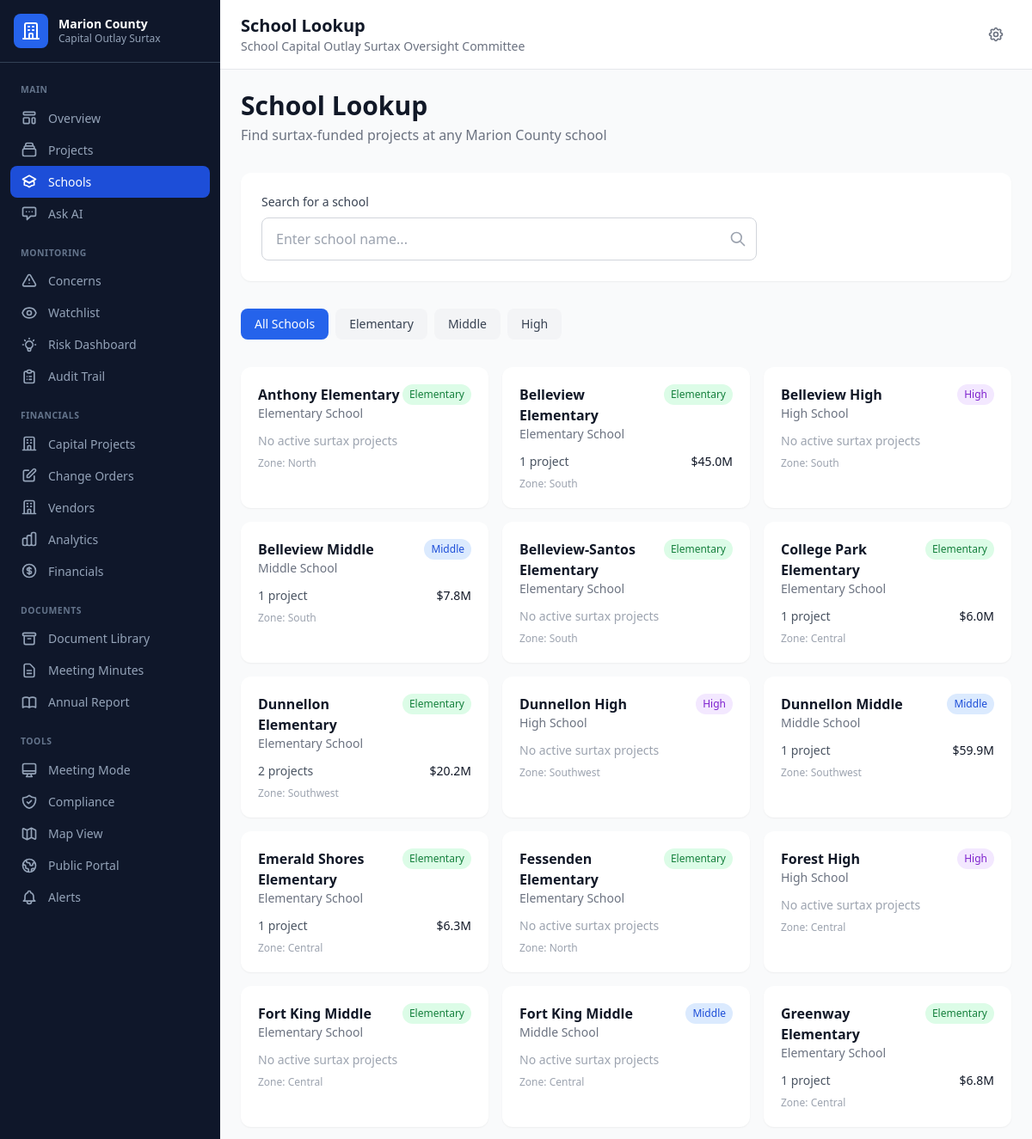
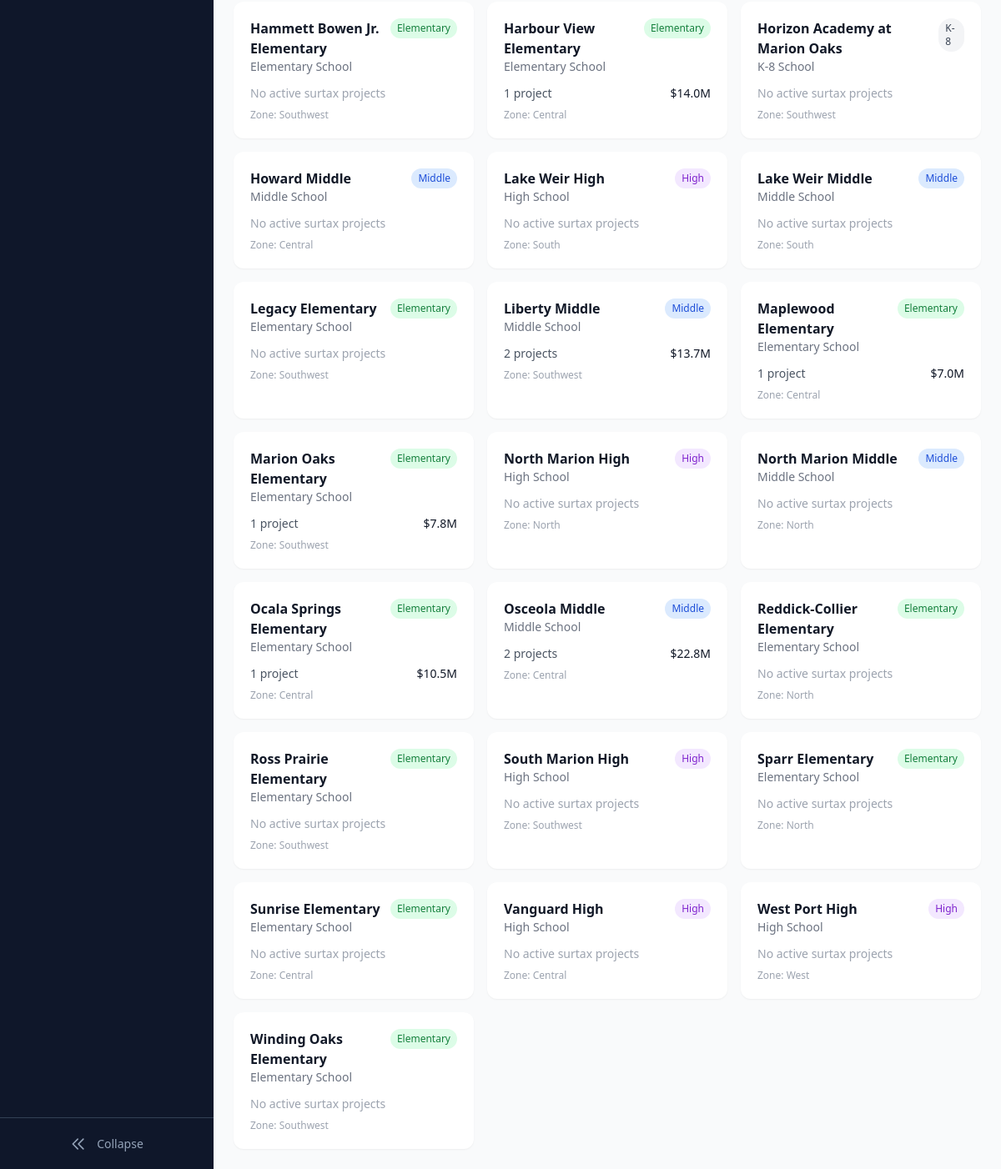
Page /schools on the committed database (2 pictures, top to bottom).
### tables this page shows
CREATE TABLE schools (
            school_id TEXT PRIMARY KEY,
            school_name TEXT NOT NULL,
            school_type TEXT,  -- Elementary, Middle, High, K-8, Alternative, etc.
            address TEXT,
            city TEXT DEFAULT 'Ocala',
            zip_code TEXT,
            zone TEXT,  -- Geographic zone within the county

            -- Facility info
            year_built INTEGER,
            building_age INTEGER,  -- Calculated or entered
            square_footage INTEGER,
            student_capacity INTEGER,
            current_enrollment INTEGER,
            portable_count INTEGER DEFAULT 0,

            -- Condition assessment
            facility_condition TEXT,  -- Good, Fair, Poor, Critical
            last_major_renovation_year INTEGER,
            deferred_maintenance_amount REAL DEFAULT 0,

            -- Surtax project summary (calculated)
            total_surtax_projects INTEGER DEFAULT 0,
            total_surtax_budget REAL DEFAULT 0,
            total_surtax_spent REAL DEFAULT 0,

            -- Metadata
            latitude REAL,
            longitude REAL,
            principal_name TEXT,
            phone TEXT,
            website TEXT,

            created_at TEXT DEFAULT CURRENT_TIMESTAMP,
            updated_at TEXT DEFAULT CURRENT_TIMESTAMP,
            is_deleted INTEGER DEFAULT 0
        );

### app.py (the view)
@app.route('/schools')
def schools():
    school_list = get_schools()
    return render_template('surtax/schools.html',
                          schools=school_list,
                          title='School Lookup')

### app.py (called while the page is built)
def get_db():
    conn = sqlite3.connect(str(DB_PATH))
    conn.row_factory = sqlite3.Row
    return conn

@app.template_filter('currency')
def currency_filter(value):
    if value is None:
        return '$0'
    if abs(value) >= 1_000_000:
        return f'${value/1_000_000:,.1f}M'
    elif abs(value) >= 1_000:
        return f'${value/1_000:,.0f}K'
    return f'${value:,.0f}'

def get_schools():
    conn = get_db()
    cursor = conn.cursor()
    cursor.execute('''
        SELECT s.*,
            (SELECT COUNT(*) FROM contracts c
             WHERE c.school_id = s.school_id
             AND c.is_deleted = 0
             AND c.surtax_category IS NOT NULL) as project_count,
            (SELECT COALESCE(SUM(current_amount), 0) FROM contracts c
             WHERE c.school_id = s.school_id
             AND c.is_deleted = 0
             AND c.surtax_category IS NOT NULL) as total_budget
        FROM schools s
        WHERE s.is_deleted = 0
        ORDER BY s.school_name
    ''')
    schools = [dict(row) for row in cursor.fetchall()]
    conn.close()
    return schools

### templates/surtax/schools.html (shortened to what this page needs)
{% extends "surtax/base.html" %}
{% block content %}
<div class="mb-8">
    <h1 class="text-3xl font-bold text-gray-900">School Lookup</h1>
    <p class="text-gray-500 mt-1">Find surtax-funded projects at any Marion County school</p>
</div>
<div class="bg-white rounded-xl shadow-sm p-6 mb-8">
    <div class="max-w-xl">
        <label class="block text-sm font-medium text-gray-700 mb-2">Search for a school</label>
        <div class="relative">
            <input type="text" id="schoolSearch" placeholder="Enter school name..."
                   class="w-full px-4 py-3 border border-gray-300 rounded-lg focus:ring-2 focus:ring-blue-500 focus:border-blue-500"
                   onkeyup="filterSchools()">
            <svg class="w-5 h-5 text-gray-400 absolute right-3 top-1/2 transform -translate-y-1/2" fill="none" stroke="currentColor" viewBox="0 0 24 24">
                <path stroke-linecap="round" stroke-linejoin="round" stroke-width="2" d="M21 21l-6-6m2-5a7 7 0 11-14 0 7 7 0 0114 0z"></path>
            </svg>
        </div>
    </div>
</div>
<div class="flex gap-2 mb-6 overflow-x-auto pb-2">
    <button onclick="filterByType('all')" class="filter-btn active px-4 py-2 rounded-lg text-sm font-medium bg-blue-600 text-white">
        All Schools
    </button>
    <button onclick="filterByType('Elementary')" class="filter-btn px-4 py-2 rounded-lg text-sm font-medium bg-gray-100 text-gray-700 hover:bg-gray-200">
        Elementary
    </button>
    <button onclick="filterByType('Middle')" class="filter-btn px-4 py-2 rounded-lg text-sm font-medium bg-gray-100 text-gray-700 hover:bg-gray-200">
        Middle
    </button>
    <button onclick="filterByType('High')" class="filter-btn px-4 py-2 rounded-lg text-sm font-medium bg-gray-100 text-gray-700 hover:bg-gray-200">
        High
    </button>
</div>
<div id="schoolsGrid" class="grid grid-cols-1 md:grid-cols-2 lg:grid-cols-3 gap-4">
    {% for school in schools %}
    <a href="{{ url_for('school_detail', school_id=school.school_id) }}"
       class="school-card bg-white rounded-xl shadow-sm p-5 hover:shadow-md transition-shadow card-hover"
       data-name="{{ school.school_name|lower }}"
       data-type="{{ school.school_type }}">
        <div class="flex items-start justify-between mb-3">
            <div>
                <h3 class="font-semibold text-gray-900">{{ school.school_name }}</h3>
                <p class="text-sm text-gray-500">{{ school.school_type }} School</p>
            </div>
            <span class="px-2 py-1 text-xs font-medium rounded-full
                {% if school.school_type == 'Elementary' %}bg-green-100 text-green-700
                {% elif school.school_type == 'Middle' %}bg-blue-100 text-blue-700
                {% elif school.school_type == 'High' %}bg-purple-100 text-purple-700
                {% else %}bg-gray-100 text-gray-700{% endif %}">
                {{ school.school_type }}
            </span>
        </div>
        {% if school.project_count > 0 %}
        <div class="flex items-center justify-between text-sm">
            <span class="text-gray-600">{{ school.project_count }} project{{ 's' if school.project_count != 1 }}</span>
            <span class="font-medium text-gray-900">{{ school.total_budget|currency }}</span>
        </div>
        {% else %}
        <p class="text-sm text-gray-400">No active surtax projects</p>
        {% endif %}
        {% if school.zone %}
        <p class="text-xs text-gray-400 mt-2">Zone: {{ school.zone }}</p>
        {% endif %}
    </a>
    {% endfor %}
</div>
{% endblock %}

### rows in the picture
schools: school_name "Anthony Elementary", school_type "Elementary", shows "No active surtax projects", zone "North"
schools: school_name "Belleview Elementary", school_type "Elementary", project_count "1", total_budget "$45.0M", zone "South"
schools: school_name "Belleview High", school_type "High", shows "No active surtax projects", zone "South"
schools: school_name "Belleview Middle", school_type "Middle", project_count "1", total_budget "$7.8M", zone "South"
schools: school_name "Belleview-Santos Elementary", school_type "Elementary", shows "No active surtax projects", zone "South"
schools: school_name "College Park Elementary", school_type "Elementary", project_count "1", total_budget "$6.0M", zone "Central"
schools: school_name "Dunnellon Elementary", school_type "Elementary", project_count "2", project_count "s", total_budget "$20.2M", zone "Southwest"
schools: school_name "Dunnellon High", school_type "High", shows "No active surtax projects", zone "Southwest"
schools: school_name "Dunnellon Middle", school_type "Middle", project_count "1", total_budget "$59.9M", zone "Southwest"
schools: school_name "Emerald Shores Elementary", school_type "Elementary", project_count "1", total_budget "$6.3M", zone "Central"
schools: school_name "Fessenden Elementary", school_type "Elementary", shows "No active surtax projects", zone "North"
schools: school_name "Forest High", school_type "High", shows "No active surtax projects", zone "Central"
schools: school_name "Fort King Middle", school_type "Elementary", shows "No active surtax projects", zone "Central"
schools: school_name "Fort King Middle", school_type "Middle", shows "No active surtax projects", zone "Central"
schools: school_name "Greenway Elementary", school_type "Elementary", project_count "1", total_budget "$6.8M", zone "Central"
schools: school_name "Hammett Bowen Jr. Elementary", school_type "Elementary", shows "No active surtax projects", zone "Southwest"
schools: school_name "Harbour View Elementary", school_type "Elementary", project_count "1", total_budget "$14.0M", zone "Central"
schools: school_name "Horizon Academy at Marion Oaks", school_type "K-8", shows "No active surtax projects", zone "Southwest"
schools: school_name "Howard Middle", school_type "Middle", shows "No active surtax projects", zone "Central"
schools: school_name "Lake Weir High", school_type "High", shows "No active surtax projects", zone "South"
schools: school_name "Lake Weir Middle", school_type "Middle", shows "No active surtax projects", zone "South"
schools: school_name "Legacy Elementary", school_type "Elementary", shows "No active surtax projects", zone "Southwest"
schools: school_name "Liberty Middle", school_type "Middle", project_count "2", project_count "s", total_budget "$13.7M", zone "Southwest"
schools: school_name "Maplewood Elementary", school_type "Elementary", project_count "1", total_budget "$7.0M", zone "Central"
schools: school_name "Marion Oaks Elementary", school_type "Elementary", project_count "1", total_budget "$7.8M", zone "Southwest"
schools: school_name "North Marion High", school_type "High", shows "No active surtax projects", zone "North"
schools: school_name "North Marion Middle", school_type "Middle", shows "No active surtax projects", zone "North"
schools: school_name "Ocala Springs Elementary", school_type "Elementary", project_count "1", total_budget "$10.5M", zone "Central"
schools: school_name "Osceola Middle", school_type "Middle", project_count "2", project_count "s", total_budget "$22.8M", zone "Central"
schools: school_name "Reddick-Collier Elementary", school_type "Elementary", shows "No active surtax projects", zone "North"
schools: school_name "Ross Prairie Elementary", school_type "Elementary", shows "No active surtax projects", zone "Southwest"
schools: school_name "South Marion High", school_type "High", shows "No active surtax projects", zone "Southwest"
schools: school_name "Sparr Elementary", school_type "Elementary", shows "No active surtax projects", zone "North"
schools: school_name "Sunrise Elementary", school_type "Elementary", shows "No active surtax projects", zone "Central"
schools: school_name "Vanguard High", school_type "High", shows "No active surtax projects", zone "Central"
schools: school_name "West Port High", school_type "High", shows "No active surtax projects", zone "West"
schools: school_name "Winding Oaks Elementary", school_type "Elementary", shows "No active surtax projects", zone "Southwest"

### other values in the picture
{{ title }} "School Lookup"
